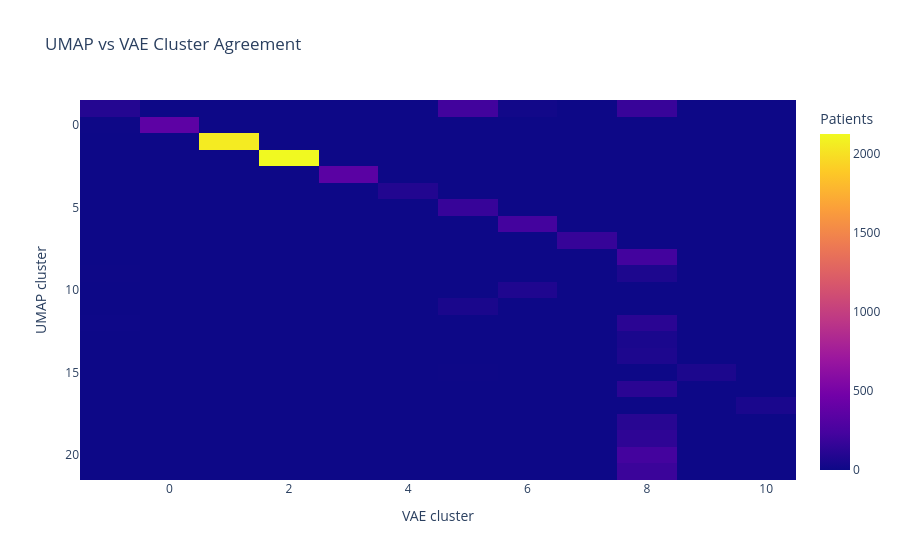

This figure's notebook cell:
### Markdown cell above
## UMAP vs VAE heatmap

### Code cell
fig = px.imshow(
    umap_vae_table,
    labels=dict(x="VAE cluster", y="UMAP cluster", color="Patients"),
    title="UMAP vs VAE Cluster Agreement",
    aspect="auto"
)

fig.write_html(
    PLOTS_DIR / "umap_vae_contingency.html"
)

print("Saved:", PLOTS_DIR / "umap_vae_contingency.html")

fig.show()

### Figure 1 — Plotly figure (JSON) as saved in the notebook; plotly's stock layout.template omitted (floating-point values rounded to 4 significant figures; data arrays with more than 128 entries replaced by an {"elided": "..."} marker saying what was removed)
{"data": [{"coloraxis": "coloraxis", "hovertemplate": "VAE cluster: %{x}<br>UMAP cluster: %{y}<br>Patients: %{z}<extra></extra>", "name": "0", "type": "heatmap", "x": [-1, 0, 1, 2, 3, 4, 5, 6, 7, 8, 9, 10], "xaxis": "x", "y": [-1, 0, 1, 2, 3, 4, 5, 6, 7, 8, 9, 10, 11, 12, 13, 14, 15, 16, 17, 18, 19, 20, 21], "yaxis": "y", "z": {"elided": "23x12 int values"}}], "layout": {"coloraxis": {"colorbar": {"title": {"text": "Patients"}}, "colorscale": [[0, "#0d0887"], [0.1111, "#46039f"], [0.2222, "#7201a8"], [0.3333, "#9c179e"], [0.4444, "#bd3786"], [0.5556, "#d8576b"], [0.6667, "#ed7953"], [0.7778, "#fb9f3a"], [0.8889, "#fdca26"], [1, "#f0f921"]]}, "title": {"text": "UMAP vs VAE Cluster Agreement"}, "xaxis": {"anchor": "y", "domain": [0, 1], "title": {"text": "VAE cluster"}}, "yaxis": {"anchor": "x", "autorange": "reversed", "domain": [0, 1], "title": {"text": "UMAP cluster"}}}}
